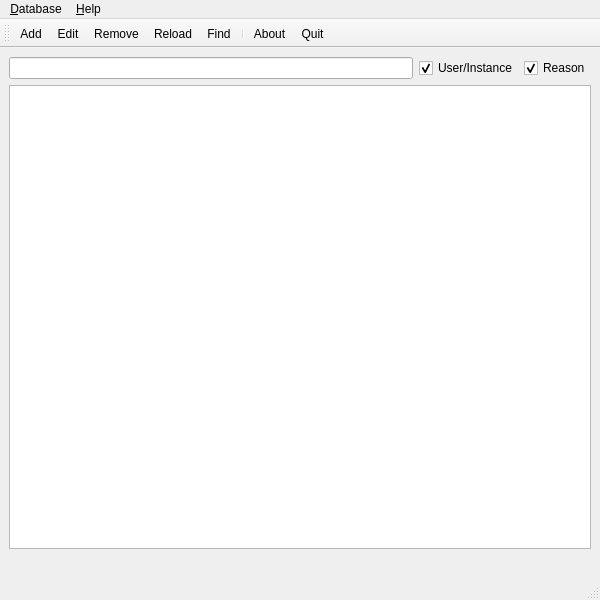
<?xml version="1.0" encoding="UTF-8"?>
<ui version="4.0">
 <class>MainWindow</class>
 <widget class="QMainWindow" name="MainWindow">
  <property name="geometry">
   <rect>
    <x>0</x>
    <y>0</y>
    <width>600</width>
    <height>600</height>
   </rect>
  </property>
  <property name="acceptDrops">
   <bool>true</bool>
  </property>
  <property name="windowTitle">
   <string>Whyblocked</string>
  </property>
  <property name="windowIcon">
   <iconset theme="de.tastytea.Whyblocked">
    <normaloff>.</normaloff>.</iconset>
  </property>
  <property name="locale">
   <locale language="English" country="UnitedKingdom"/>
  </property>
  <widget class="QWidget" name="centralwidget">
   <layout class="QVBoxLayout" name="verticalLayout">
    <item>
     <widget class="QWidget" name="widget_find" native="true">
      <layout class="QHBoxLayout" name="hbox_find">
       <property name="leftMargin">
        <number>0</number>
       </property>
       <property name="topMargin">
        <number>0</number>
       </property>
       <property name="rightMargin">
        <number>0</number>
       </property>
       <property name="bottomMargin">
        <number>0</number>
       </property>
       <item>
        <widget class="QLineEdit" name="text_find">
         <property name="enabled">
          <bool>true</bool>
         </property>
         <property name="clearButtonEnabled">
          <bool>true</bool>
         </property>
        </widget>
       </item>
       <item>
        <widget class="QCheckBox" name="check_user">
         <property name="toolTip">
          <string>Search for Users/Instances</string>
         </property>
         <property name="text">
          <string>User/Instance</string>
         </property>
         <property name="checked">
          <bool>true</bool>
         </property>
        </widget>
       </item>
       <item>
        <widget class="QCheckBox" name="check_reason">
         <property name="toolTip">
          <string>Search for Reasons</string>
         </property>
         <property name="text">
          <string>Reason</string>
         </property>
         <property name="checked">
          <bool>true</bool>
         </property>
        </widget>
       </item>
      </layout>
     </widget>
    </item>
    <item>
     <widget class="QTableView" name="tableview">
      <property name="acceptDrops">
       <bool>false</bool>
      </property>
      <property name="toolTip">
       <string>Click or press enter to view receipts</string>
      </property>
      <property name="editTriggers">
       <set>QAbstractItemView::NoEditTriggers</set>
      </property>
      <property name="tabKeyNavigation">
       <bool>false</bool>
      </property>
      <property name="alternatingRowColors">
       <bool>true</bool>
      </property>
      <property name="selectionBehavior">
       <enum>QAbstractItemView::SelectRows</enum>
      </property>
      <property name="showGrid">
       <bool>false</bool>
      </property>
      <property name="sortingEnabled">
       <bool>true</bool>
      </property>
      <attribute name="horizontalHeaderVisible">
       <bool>true</bool>
      </attribute>
      <attribute name="horizontalHeaderDefaultSectionSize">
       <number>125</number>
      </attribute>
      <attribute name="horizontalHeaderShowSortIndicator" stdset="0">
       <bool>true</bool>
      </attribute>
      <attribute name="horizontalHeaderStretchLastSection">
       <bool>true</bool>
      </attribute>
      <attribute name="verticalHeaderVisible">
       <bool>false</bool>
      </attribute>
     </widget>
    </item>
    <item>
     <widget class="QLabel" name="label_receipts">
      <property name="focusPolicy">
       <enum>Qt::TabFocus</enum>
      </property>
      <property name="toolTip">
       <string>Memory aids, proof</string>
      </property>
      <property name="text">
       <string/>
      </property>
      <property name="textFormat">
       <enum>Qt::AutoText</enum>
      </property>
      <property name="wordWrap">
       <bool>true</bool>
      </property>
      <property name="openExternalLinks">
       <bool>true</bool>
      </property>
      <property name="textInteractionFlags">
       <set>Qt::LinksAccessibleByKeyboard|Qt::LinksAccessibleByMouse|Qt::TextBrowserInteraction|Qt::TextSelectableByKeyboard|Qt::TextSelectableByMouse</set>
      </property>
     </widget>
    </item>
   </layout>
  </widget>
  <widget class="QStatusBar" name="statusbar"/>
  <widget class="QToolBar" name="toolbar">
   <property name="windowTitle">
    <string>Toolbar</string>
   </property>
   <property name="floatable">
    <bool>false</bool>
   </property>
   <attribute name="toolBarArea">
    <enum>TopToolBarArea</enum>
   </attribute>
   <attribute name="toolBarBreak">
    <bool>false</bool>
   </attribute>
   <addaction name="action_add"/>
   <addaction name="action_edit"/>
   <addaction name="action_remove"/>
   <addaction name="action_reload"/>
   <addaction name="action_find"/>
   <addaction name="separator"/>
   <addaction name="action_about"/>
   <addaction name="action_quit"/>
  </widget>
  <widget class="QMenuBar" name="menubar">
   <property name="geometry">
    <rect>
     <x>0</x>
     <y>0</y>
     <width>600</width>
     <height>21</height>
    </rect>
   </property>
   <widget class="QMenu" name="menu_database">
    <property name="title">
     <string>&amp;Database</string>
    </property>
    <addaction name="action_add"/>
    <addaction name="action_edit"/>
    <addaction name="action_remove"/>
    <addaction name="action_reload"/>
    <addaction name="action_find"/>
    <addaction name="action_quit"/>
   </widget>
   <widget class="QMenu" name="menu_help">
    <property name="title">
     <string>&amp;Help</string>
    </property>
    <addaction name="action_about"/>
   </widget>
   <addaction name="menu_database"/>
   <addaction name="menu_help"/>
  </widget>
  <action name="action_add">
   <property name="icon">
    <iconset theme="list-add">
     <normaloff>.</normaloff>.</iconset>
   </property>
   <property name="text">
    <string>&amp;Add</string>
   </property>
   <property name="toolTip">
    <string>Add user or instance</string>
   </property>
   <property name="shortcut">
    <string>Ctrl+N</string>
   </property>
  </action>
  <action name="action_remove">
   <property name="icon">
    <iconset theme="list-remove">
     <normaloff>.</normaloff>.</iconset>
   </property>
   <property name="text">
    <string>Re&amp;move</string>
   </property>
   <property name="toolTip">
    <string>Remove user or instance</string>
   </property>
   <property name="shortcut">
    <string>Del</string>
   </property>
  </action>
  <action name="action_about">
   <property name="icon">
    <iconset theme="help-about">
     <normaloff>.</normaloff>.</iconset>
   </property>
   <property name="text">
    <string>&amp;About</string>
   </property>
   <property name="toolTip">
    <string>About this application</string>
   </property>
  </action>
  <action name="action_reload">
   <property name="icon">
    <iconset theme="view-refresh">
     <normaloff>.</normaloff>.</iconset>
   </property>
   <property name="text">
    <string>&amp;Reload</string>
   </property>
   <property name="toolTip">
    <string>Reload database</string>
   </property>
   <property name="shortcut">
    <string>Ctrl+R</string>
   </property>
  </action>
  <action name="action_quit">
   <property name="icon">
    <iconset theme="application-exit">
     <normaloff>.</normaloff>.</iconset>
   </property>
   <property name="text">
    <string>&amp;Quit</string>
   </property>
   <property name="toolTip">
    <string>Quit application</string>
   </property>
   <property name="shortcut">
    <string>Ctrl+Q</string>
   </property>
  </action>
  <action name="action_edit">
   <property name="icon">
    <iconset theme="edit-redo">
     <normaloff>.</normaloff>.</iconset>
   </property>
   <property name="text">
    <string>&amp;Edit</string>
   </property>
   <property name="toolTip">
    <string>Edit entry</string>
   </property>
   <property name="shortcut">
    <string notr="true">Ctrl+E</string>
   </property>
  </action>
  <action name="action_find">
   <property name="checkable">
    <bool>true</bool>
   </property>
   <property name="icon">
    <iconset theme="edit-find">
     <normaloff>.</normaloff>.</iconset>
   </property>
   <property name="text">
    <string>&amp;Find</string>
   </property>
   <property name="toolTip">
    <string>Find entries</string>
   </property>
   <property name="shortcut">
    <string>Ctrl+F</string>
   </property>
  </action>
 </widget>
 <resources/>
 <connections>
  <connection>
   <sender>action_about</sender>
   <signal>triggered()</signal>
   <receiver>MainWindow</receiver>
   <slot>about()</slot>
   <hints>
    <hint type="sourcelabel">
     <x>-1</x>
     <y>-1</y>
    </hint>
    <hint type="destinationlabel">
     <x>299</x>
     <y>299</y>
    </hint>
   </hints>
  </connection>
  <connection>
   <sender>action_add</sender>
   <signal>triggered()</signal>
   <receiver>MainWindow</receiver>
   <slot>add()</slot>
   <hints>
    <hint type="sourcelabel">
     <x>-1</x>
     <y>-1</y>
    </hint>
    <hint type="destinationlabel">
     <x>299</x>
     <y>299</y>
    </hint>
   </hints>
  </connection>
  <connection>
   <sender>action_quit</sender>
   <signal>triggered()</signal>
   <receiver>MainWindow</receiver>
   <slot>close()</slot>
   <hints>
    <hint type="sourcelabel">
     <x>-1</x>
     <y>-1</y>
    </hint>
    <hint type="destinationlabel">
     <x>299</x>
     <y>299</y>
    </hint>
   </hints>
  </connection>
  <connection>
   <sender>action_reload</sender>
   <signal>triggered()</signal>
   <receiver>MainWindow</receiver>
   <slot>reload()</slot>
   <hints>
    <hint type="sourcelabel">
     <x>-1</x>
     <y>-1</y>
    </hint>
    <hint type="destinationlabel">
     <x>299</x>
     <y>299</y>
    </hint>
   </hints>
  </connection>
  <connection>
   <sender>action_remove</sender>
   <signal>triggered()</signal>
   <receiver>MainWindow</receiver>
   <slot>remove()</slot>
   <hints>
    <hint type="sourcelabel">
     <x>-1</x>
     <y>-1</y>
    </hint>
    <hint type="destinationlabel">
     <x>299</x>
     <y>299</y>
    </hint>
   </hints>
  </connection>
  <connection>
   <sender>tableview</sender>
   <signal>activated(QModelIndex)</signal>
   <receiver>MainWindow</receiver>
   <slot>show_details(QModelIndex)</slot>
   <hints>
    <hint type="sourcelabel">
     <x>182</x>
     <y>390</y>
    </hint>
    <hint type="destinationlabel">
     <x>203</x>
     <y>551</y>
    </hint>
   </hints>
  </connection>
  <connection>
   <sender>tableview</sender>
   <signal>clicked(QModelIndex)</signal>
   <receiver>MainWindow</receiver>
   <slot>show_details(QModelIndex)</slot>
   <hints>
    <hint type="sourcelabel">
     <x>387</x>
     <y>408</y>
    </hint>
    <hint type="destinationlabel">
     <x>412</x>
     <y>551</y>
    </hint>
   </hints>
  </connection>
  <connection>
   <sender>action_edit</sender>
   <signal>triggered()</signal>
   <receiver>MainWindow</receiver>
   <slot>edit()</slot>
   <hints>
    <hint type="sourcelabel">
     <x>-1</x>
     <y>-1</y>
    </hint>
    <hint type="destinationlabel">
     <x>299</x>
     <y>299</y>
    </hint>
   </hints>
  </connection>
  <connection>
   <sender>action_find</sender>
   <signal>triggered()</signal>
   <receiver>MainWindow</receiver>
   <slot>find()</slot>
   <hints>
    <hint type="sourcelabel">
     <x>-1</x>
     <y>-1</y>
    </hint>
    <hint type="destinationlabel">
     <x>299</x>
     <y>299</y>
    </hint>
   </hints>
  </connection>
  <connection>
   <sender>text_find</sender>
   <signal>textChanged(QString)</signal>
   <receiver>MainWindow</receiver>
   <slot>update_search(QString)</slot>
   <hints>
    <hint type="sourcelabel">
     <x>201</x>
     <y>83</y>
    </hint>
    <hint type="destinationlabel">
     <x>299</x>
     <y>299</y>
    </hint>
   </hints>
  </connection>
  <connection>
   <sender>check_user</sender>
   <signal>clicked()</signal>
   <receiver>MainWindow</receiver>
   <slot>update_search()</slot>
   <hints>
    <hint type="sourcelabel">
     <x>455</x>
     <y>82</y>
    </hint>
    <hint type="destinationlabel">
     <x>299</x>
     <y>299</y>
    </hint>
   </hints>
  </connection>
  <connection>
   <sender>check_reason</sender>
   <signal>clicked()</signal>
   <receiver>MainWindow</receiver>
   <slot>update_search()</slot>
   <hints>
    <hint type="sourcelabel">
     <x>553</x>
     <y>82</y>
    </hint>
    <hint type="destinationlabel">
     <x>299</x>
     <y>299</y>
    </hint>
   </hints>
  </connection>
 </connections>
 <slots>
  <slot>add()</slot>
  <slot>remove()</slot>
  <slot>populate_tableview()</slot>
  <slot>about()</slot>
  <slot>show_details(QModelIndex)</slot>
  <slot>edit()</slot>
  <slot>find()</slot>
  <slot>reload()</slot>
  <slot>check_user_changed(int)</slot>
  <slot>check_reason_changed(int)</slot>
  <slot>update_search(QString)</slot>
  <slot>update_search()</slot>
 </slots>
</ui>
